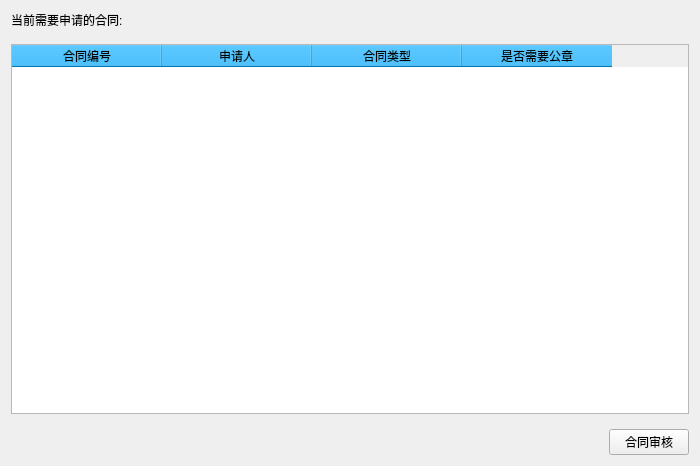
<?xml version="1.0" encoding="UTF-8"?>
<ui version="4.0">
 <class>ContractCheck</class>
 <widget class="QWidget" name="ContractCheck">
  <property name="geometry">
   <rect>
    <x>0</x>
    <y>0</y>
    <width>700</width>
    <height>466</height>
   </rect>
  </property>
  <property name="windowTitle">
   <string>合同审核</string>
  </property>
  <layout class="QVBoxLayout" name="verticalLayout">
   <property name="spacing">
    <number>15</number>
   </property>
   <item>
    <widget class="QLabel" name="label">
     <property name="text">
      <string>当前需要申请的合同:</string>
     </property>
    </widget>
   </item>
   <item>
    <widget class="QTableWidget" name="table">
     <property name="palette">
      <palette>
       <active>
        <colorrole role="Base">
         <brush brushstyle="SolidPattern">
          <color alpha="255">
           <red>255</red>
           <green>255</green>
           <blue>255</blue>
          </color>
         </brush>
        </colorrole>
       </active>
       <inactive>
        <colorrole role="Base">
         <brush brushstyle="SolidPattern">
          <color alpha="255">
           <red>255</red>
           <green>255</green>
           <blue>255</blue>
          </color>
         </brush>
        </colorrole>
       </inactive>
       <disabled>
        <colorrole role="Base">
         <brush brushstyle="SolidPattern">
          <color alpha="255">
           <red>68</red>
           <green>68</green>
           <blue>68</blue>
          </color>
         </brush>
        </colorrole>
       </disabled>
      </palette>
     </property>
     <property name="styleSheet">
      <string notr="true">QHeaderView:section{
	background:rgb(0, 170, 255);
	color:black;
}</string>
     </property>
     <property name="editTriggers">
      <set>QAbstractItemView::NoEditTriggers</set>
     </property>
     <property name="selectionMode">
      <enum>QAbstractItemView::SingleSelection</enum>
     </property>
     <property name="selectionBehavior">
      <enum>QAbstractItemView::SelectRows</enum>
     </property>
     <attribute name="horizontalHeaderDefaultSectionSize">
      <number>150</number>
     </attribute>
     <attribute name="horizontalHeaderHighlightSections">
      <bool>false</bool>
     </attribute>
     <attribute name="verticalHeaderVisible">
      <bool>false</bool>
     </attribute>
     <column>
      <property name="text">
       <string>合同编号</string>
      </property>
     </column>
     <column>
      <property name="text">
       <string>申请人</string>
      </property>
     </column>
     <column>
      <property name="text">
       <string>合同类型</string>
      </property>
     </column>
     <column>
      <property name="text">
       <string>是否需要公章</string>
      </property>
     </column>
    </widget>
   </item>
   <item>
    <layout class="QHBoxLayout" name="horizontalLayout">
     <item>
      <spacer name="horizontalSpacer">
       <property name="orientation">
        <enum>Qt::Horizontal</enum>
       </property>
       <property name="sizeHint" stdset="0">
        <size>
         <width>40</width>
         <height>20</height>
        </size>
       </property>
      </spacer>
     </item>
     <item>
      <widget class="QPushButton" name="checkBtn">
       <property name="text">
        <string>合同审核</string>
       </property>
      </widget>
     </item>
    </layout>
   </item>
  </layout>
 </widget>
 <resources/>
 <connections/>
</ui>
